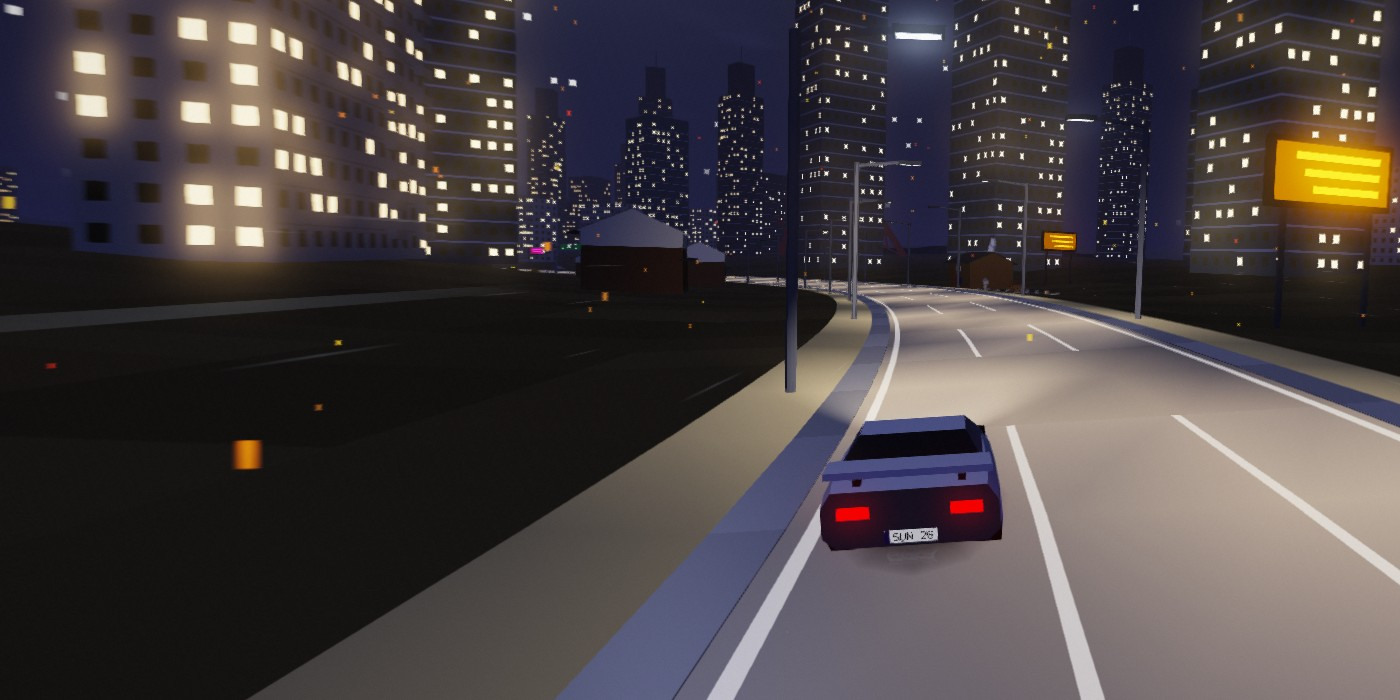
#> input picture docs/screenshots/tokyo-photo.jpg, 1400 x 700 px; its folder holds 8 pictures in this run
$ python make_preview.py
#> lines starting #> are read from the running program, lines starting #| are printed output that depends on the picture
"""Sunstreak -- the picture GitHub shows when the project is linked: docs/social-preview.png (1280 x 640).

    python tools/make_preview.py

Tokyo at night as the ground (docs/screenshots/tokyo-photo.jpg, from the game's photo mode, no HUD), darkened towards the left for the
logo, the name and what the game is; along the bottom three more places. GitHub takes it by hand: Settings, Social
preview. After the synthesizers' make_preview.py.

@author Rene Weller
"""
import os

from PIL import Image, ImageDraw, ImageFont

ROOT = os.path.normpath(os.path.join(os.path.dirname(os.path.abspath(__file__)), '..'))
W, H = 1280, 640
SHOTS = os.path.join(ROOT, 'docs', 'screenshots')


def font(name, size):
    """A Windows font, or PIL's own where it is missing."""
    try:
        return ImageFont.truetype(os.path.join('C:/Windows/Fonts', name), size)
    except OSError:
        return ImageFont.load_default()


def shot(name, w, h):
    """A screenshot cut to w x h round its middle."""
#> called with name = 'tokyo-photo.jpg', w = 1280, h = 640
    im = Image.open(os.path.join(SHOTS, name)).convert('RGB')
#> im is the input picture: PIL image 1400x700 RGB; mean R, G, B 73.3, 66.4, 67
    scale = max(w / im.width, h / im.height)
#> scale = 0.914
    im = im.resize((round(im.width * scale), round(im.height * scale)), Image.LANCZOS)
#> im: PIL image 1280x640 RGB
    x, y = (im.width - w) // 2, (im.height - h) // 2
#> x = 0; y = 0
    return im.crop((x, y, x + w, y + h))


img = shot('tokyo-photo.jpg', W, H)
# Night falls from the left: the text stands on near-black, the city shines on the right.
shade = Image.new('L', (W, H))
#> shade: PIL image 1280x640 L; every value is 0
for x in range(W):
    a = 235 if x < 380 else max(0, int(235 - (x - 380) * 0.42))
    shade.paste(a, (x, 0, x + 1, H))
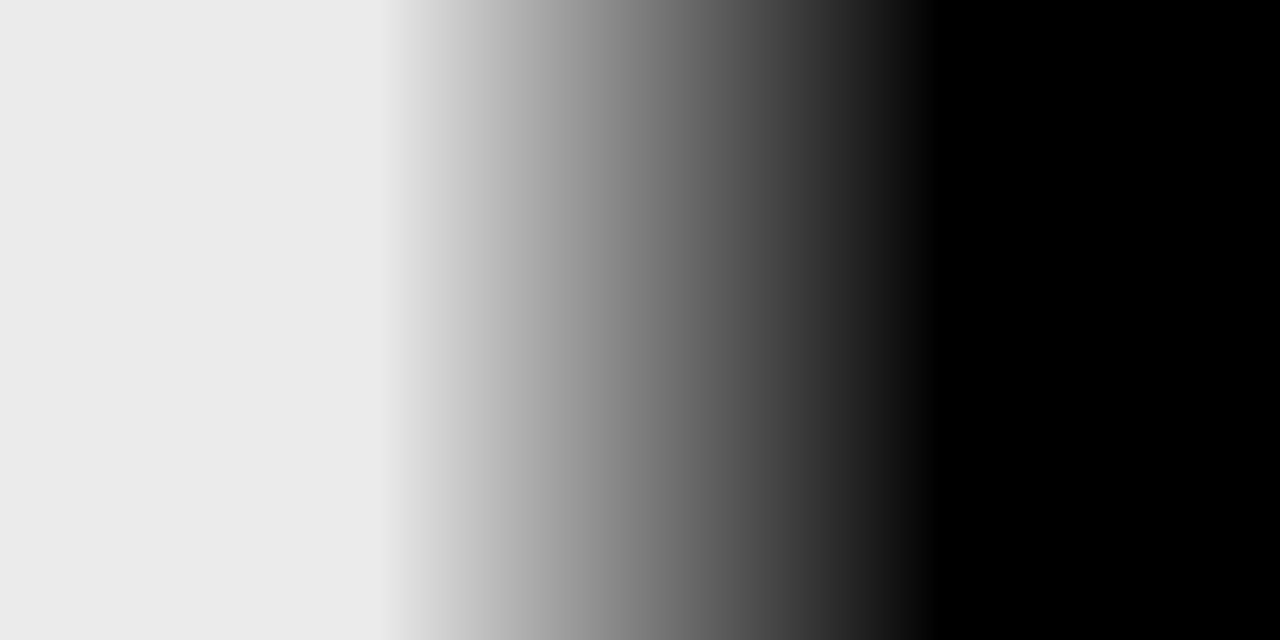
#> shade: PIL image 1280x640 L; min 0, max 235, mean 121
img = Image.composite(Image.new('RGB', (W, H), (6, 8, 16)), img, shade)
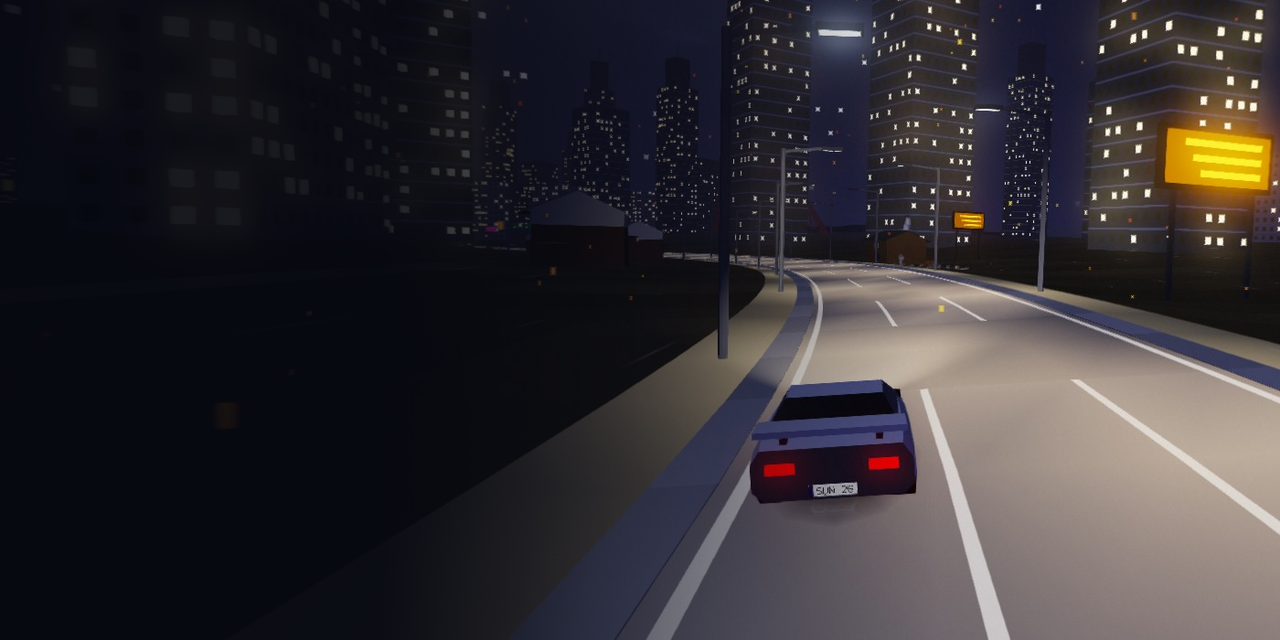
#> img: PIL image 1280x640 RGB; mean R, G, B 51, 47.4, 51.2
d = ImageDraw.Draw(img)

#> (the run stopped early here; a loop or call above may not have finished)
